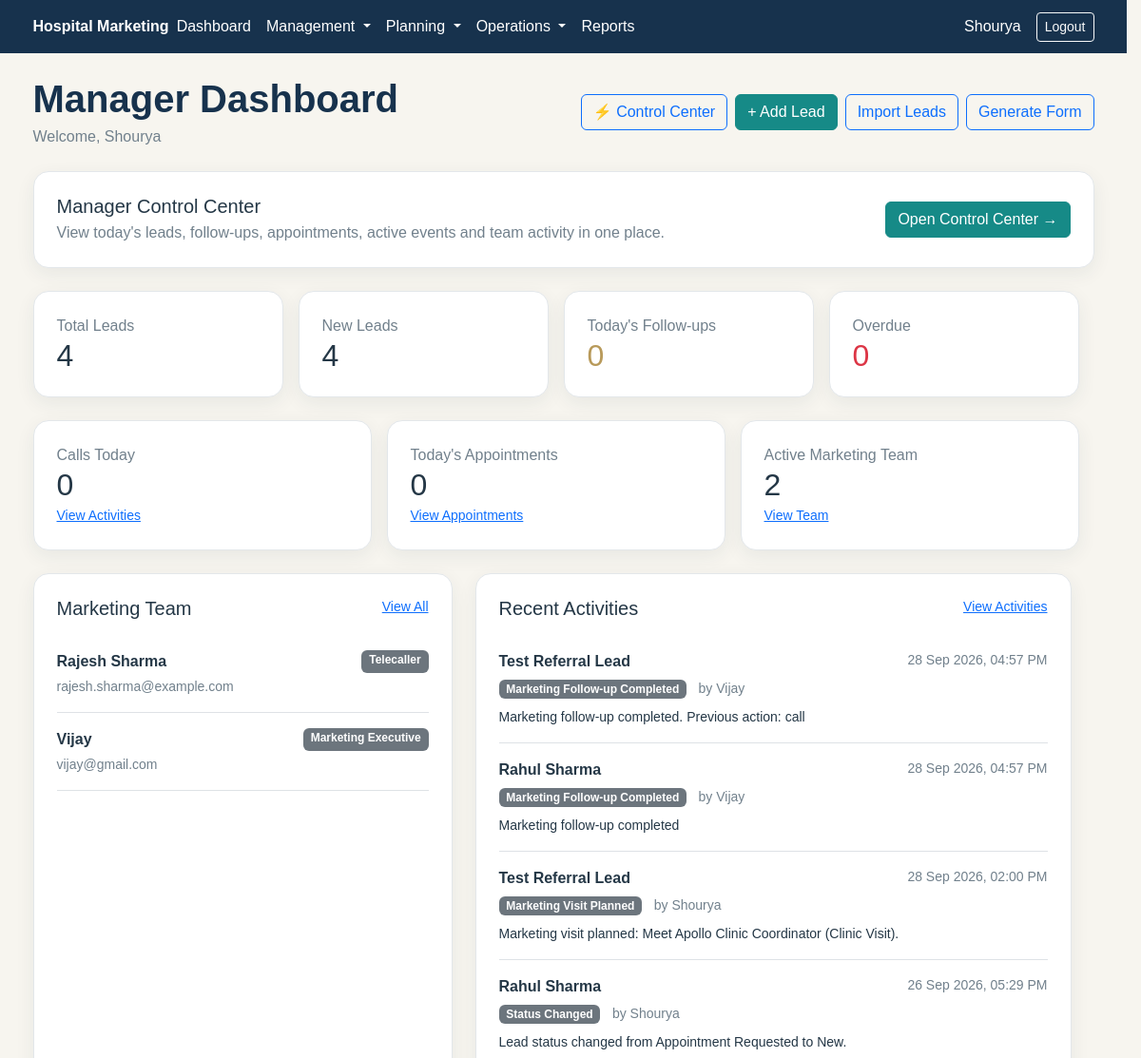
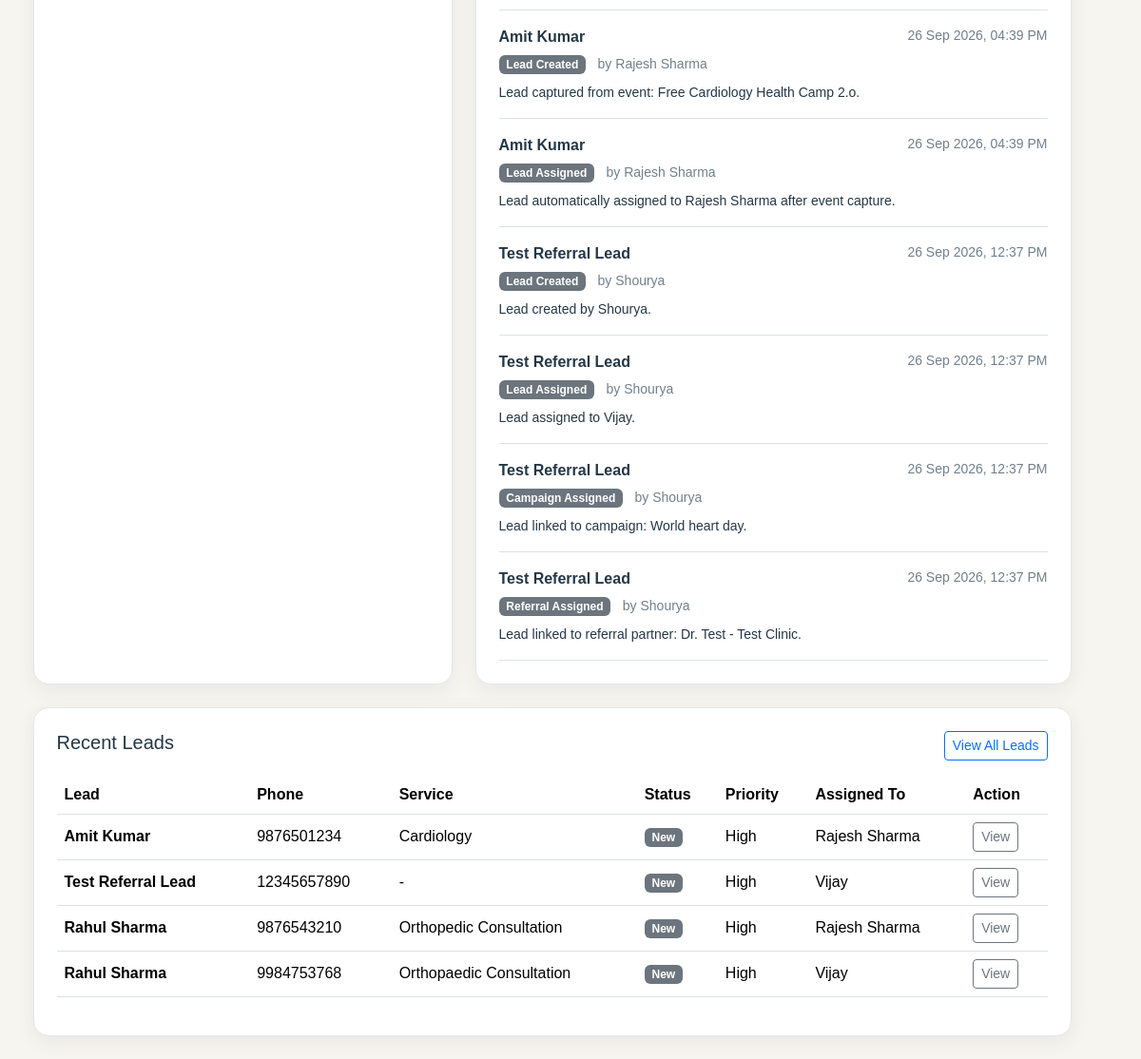
/manager/dashboard.php (signed in), run on the app's committed database (2 pictures, top to bottom).
### tables this page shows
CREATE TABLE `users` (
  `id` int(10) UNSIGNED NOT NULL,
  `name` varchar(120) NOT NULL,
  `email` varchar(190) NOT NULL,
  `password` varchar(255) NOT NULL,
  `role_id` int(10) UNSIGNED NOT NULL,
  `status` enum('active','inactive') NOT NULL DEFAULT 'active',
  `created_at` timestamp NOT NULL DEFAULT current_timestamp(),
  `updated_at` timestamp NOT NULL DEFAULT current_timestamp() ON UPDATE current_timestamp()
);

CREATE TABLE `roles` (
  `id` int(10) UNSIGNED NOT NULL,
  `name` varchar(50) NOT NULL,
  `display_name` varchar(100) NOT NULL,
  `created_at` timestamp NOT NULL DEFAULT current_timestamp()
);

CREATE TABLE `lead_activities` (
  `id` int(10) UNSIGNED NOT NULL,
  `lead_id` int(10) UNSIGNED NOT NULL,
  `user_id` int(10) UNSIGNED NOT NULL,
  `activity_type` varchar(100) NOT NULL,
  `description` text DEFAULT NULL,
  `activity_at` datetime NOT NULL DEFAULT current_timestamp(),
  `created_at` timestamp NOT NULL DEFAULT current_timestamp()
);

CREATE TABLE `leads` (
  `id` int(10) UNSIGNED NOT NULL,
  `name` varchar(150) NOT NULL,
  `phone` varchar(30) NOT NULL,
  `email` varchar(190) DEFAULT NULL,
  `service_interest` varchar(200) DEFAULT NULL,
  `source_id` int(10) UNSIGNED DEFAULT NULL,
  `campaign_id` int(10) UNSIGNED DEFAULT NULL,
  `referral_id` int(10) UNSIGNED DEFAULT NULL,
  `status` varchar(50) NOT NULL DEFAULT 'NEW',
  `priority` enum('Low','Medium','High') NOT NULL DEFAULT 'Medium',
  `assigned_to` int(10) UNSIGNED DEFAULT NULL,
  `next_action_type` varchar(100) DEFAULT NULL,
  `next_action_at` datetime DEFAULT NULL,
  `notes` text DEFAULT NULL,
  `created_by` int(10) UNSIGNED NOT NULL,
  `created_at` timestamp NOT NULL DEFAULT current_timestamp(),
  `updated_at` timestamp NOT NULL DEFAULT current_timestamp() ON UPDATE current_timestamp()
);

### manager/dashboard.php (the view, shortened to what the rows shown need)
 <?php
require_once __DIR__ . '/../includes/role_check.php';
$stmt = $pdo->query("
    SELECT COUNT(*)
    FROM leads
");
$total_leads = (int) $stmt->fetchColumn();
$stmt = $pdo->query("
    SELECT COUNT(*)
    FROM leads
    WHERE status = 'New'
");
$new_leads = (int) $stmt->fetchColumn();
$stmt = $pdo->query("
    SELECT COUNT(*)
    FROM leads
    WHERE next_action_at IS NOT NULL
      AND DATE(next_action_at) = CURDATE()
");
$today_followups = (int) $stmt->fetchColumn();
$stmt = $pdo->query("
    SELECT COUNT(*)
    FROM leads
    WHERE next_action_at IS NOT NULL
      AND next_action_at < NOW()
");
$overdue_followups = (int) $stmt->fetchColumn();
$stmt = $pdo->query("
    SELECT COUNT(*)
    FROM lead_calls
    WHERE DATE(call_at) = CURDATE()
");
$today_calls = (int) $stmt->fetchColumn();
$stmt = $pdo->query("
    SELECT COUNT(*)
    FROM appointments
    WHERE DATE(appointment_date) = CURDATE()
      AND status NOT IN ('Cancelled', 'No Show')
");
$today_appointments = (int) $stmt->fetchColumn();
$stmt = $pdo->query("
    SELECT COUNT(*)
    FROM users u
    INNER JOIN roles r
        ON u.role_id = r.id
    WHERE u.status = 'active'
      AND r.name IN ('telecaller', 'marketing')
");
$active_team = (int) $stmt->fetchColumn();
$stmt = $pdo->query("
    SELECT
        u.id,
        u.name,
        u.email,
        r.display_name AS role_name
    FROM users u
    INNER JOIN roles r
        ON u.role_id = r.id
    WHERE u.status = 'active'
      AND r.name IN ('telecaller', 'marketing')
    ORDER BY u.name ASC
");
$team_members = $stmt->fetchAll();
$stmt = $pdo->query("
    SELECT
        la.activity_type,
        la.description,
        la.activity_at,
        l.name AS lead_name,
        u.name AS user_name
    FROM lead_activities la
    INNER JOIN leads l
        ON la.lead_id = l.id
    INNER JOIN users u
        ON la.user_id = u.id
    ORDER BY la.activity_at DESC
    LIMIT 10
");
$recent_activities = $stmt->fetchAll();
$stmt = $pdo->query("
    SELECT
        l.id,
        l.name,
        l.phone,
        l.service_interest,
        l.status,
        l.priority,
        l.created_at,
        u.name AS assigned_name
    FROM leads l
    LEFT JOIN users u
        ON l.assigned_to = u.id
    ORDER BY l.created_at DESC
    LIMIT 10
");
$recent_leads = $stmt->fetchAll();
require_once __DIR__ . '/../includes/header.php';
?>
<div class="container py-4">
    <div class="d-flex flex-wrap justify-content-between align-items-center mb-4">
        <div>
            <h1 class="hm-page-title mb-1">
                Manager Dashboard
            </h1>
        </div>
    </div>
    <div class="row g-3 mb-4">
        <div class="col-md-3">
            <div class="hm-card p-4 h-100">
                <h2 class="mb-0">
                    <?php echo $total_leads; ?>
                </h2>
            </div>
        </div>
        <div class="col-md-3">
            <div class="hm-card p-4 h-100">
                <h2 class="mb-0">
                    <?php echo $new_leads; ?>
                </h2>
            </div>
        </div>
        <div class="col-md-3">
            <div class="hm-card p-4 h-100">
                <h2 class="mb-0 hm-gold">
                    <?php echo $today_followups; ?>
                </h2>
            </div>
        </div>
        <div class="col-md-3">
            <div class="hm-card p-4 h-100">
                <h2 class="mb-0 text-danger">
                    <?php echo $overdue_followups; ?>
                </h2>
            </div>
        </div>
    </div>
    <div class="row g-3 mb-4">
        <div class="col-md-4">
            <div class="hm-card p-4 h-100">
                <h2 class="mb-0">
                    <?php echo $today_calls; ?>
                </h2>
            </div>
        </div>
        <div class="col-md-4">
            <div class="hm-card p-4 h-100">
                <h2 class="mb-0">
                    <?php echo $today_appointments; ?>
                </h2>
            </div>
        </div>
        <div class="col-md-4">
            <div class="hm-card p-4 h-100">
                <h2 class="mb-0">
                    <?php echo $active_team; ?>
                </h2>
            </div>
        </div>
    </div>
    <div class="row g-4">
        <div class="col-lg-5">
            <div class="hm-card p-4 h-100">
                <?php if (empty($team_members)): ?>
                    <div class="alert alert-light">
                        No active marketing team members.
                    </div>
                <?php else: ?>
                    <?php foreach ($team_members as $member): ?>
                        <div class="border-bottom py-3">
                            <div class="d-flex justify-content-between">
                                <strong>
                                    <?php
                                    echo htmlspecialchars(
                                        $member['name']
                                    );
                                    ?>
                                </strong>
                                <span class="badge bg-secondary">
                                    <?php
                                    echo htmlspecialchars(
                                        $member['role_name']
                                    );
                                    ?>
                                </span>
                            </div>
                            <div class="small hm-muted mt-1">
                                <?php
                                echo htmlspecialchars(
                                    $member['email']
                                );
                                ?>
                            </div>
                        </div>
                    <?php endforeach; ?>
                <?php endif; ?>
            </div>
        </div>
        <div class="col-lg-7">
            <div class="hm-card p-4 h-100">
                <?php if (empty($recent_activities)): ?>
                    <div class="alert alert-light">
                        No activities recorded yet.
                    </div>
                <?php else: ?>
                    <?php foreach ($recent_activities as $activity): ?>
                        <div class="border-bottom py-3">
                            <div class="d-flex justify-content-between">
                                <strong>
                                    <?php
                                    echo htmlspecialchars(
                                        $activity['lead_name']
                                    );
                                    ?>
                                </strong>
                                <span class="small hm-muted">
                                    <?php
                                    echo date(
                                        'd M Y, h:i A',
                                        strtotime(
                                            $activity['activity_at']
                                        )
                                    );
                                    ?>
                                </span>
                            </div>
                            <div class="mt-1">
                                <span class="badge bg-secondary">
                                    <?php
                                    echo htmlspecialchars(
                                        $activity['activity_type']
                                    );
                                    ?>
                                </span>
                                <span class="small hm-muted ms-2">
                                    by
                                    <?php
                                    echo htmlspecialchars(
                                        $activity['user_name']
                                    );
                                    ?>
                                </span>
                            </div>
                            <div class="small mt-2">
                                <?php
                                echo htmlspecialchars(
                                    $activity['description']
                                );
                                ?>
                            </div>
                        </div>
                    <?php endforeach; ?>
                <?php endif; ?>
            </div>
        </div>
        <div class="col-12">
            <div class="hm-card p-4">
                <?php if (empty($recent_leads)): ?>
                    <div class="alert alert-light">
                        No leads found.
                    </div>
                <?php else: ?>
                    <div class="table-responsive">
                        <table class="table align-middle">
                            <thead>
                                <tr>
                                    <th>
                                        Lead
                                    </th>
                                    <th>
                                        Phone
                                    </th>
                                    <th>
                                        Service
                                    </th>
                                    <th>
                                        Status
                                    </th>
                                    <th>
                                        Priority
                                    </th>
                                    <th>
                                        Assigned To
                                    </th>
                                    <th>
                                        Action
                                    </th>
                                </tr>
                            </thead>
                            <tbody>
                                <?php foreach ($recent_leads as $lead): ?>
                                    <tr>
                                        <td>
                                            <strong>
                                                <?php
                                                echo htmlspecialchars(
                                                    $lead['name']
                                                );
                                                ?>
                                            </strong>
                                        </td>
                                        <td>
                                            <?php
                                            echo htmlspecialchars(
                                                $lead['phone']
                                            );
                                            ?>
                                        </td>
                                        <td>
                                            <?php
                                            echo htmlspecialchars(
                                                $lead['service_interest']
                                                ?: '-'
                                            );
                                            ?>
                                        </td>
                                        <td>
                                            <span class="badge bg-secondary">
                                                <?php
                                                echo htmlspecialchars(
                                                    $lead['status']
                                                );
                                                ?>
                                            </span>
                                        </td>
                                        <td>
                                            <?php
                                            echo htmlspecialchars(
                                                $lead['priority']
                                            );
                                            ?>
                                        </td>
                                        <td>
                                            <?php
                                            echo htmlspecialchars(
                                                $lead['assigned_name']
                                                ?: 'Unassigned'
                                            );
                                            ?>
                                        </td>
                                        <td>
                                            <a
                                                href="<?php echo BASE_URL; ?>/leads/view.php?id=<?php echo (int) $lead['id']; ?>"
                                                class="btn btn-sm btn-outline-secondary"
                                            >
                                                View
                                            </a>
                                        </td>
                                    </tr>
                                <?php endforeach; ?>
                            </tbody>
                        </table>
                    </div>
                <?php endif; ?>
            </div>
        </div>
    </div>
</div>
<?php
require_once __DIR__ . '/../includes/footer.php';
?>

### data on the page
users: name "Rajesh Sharma", role.display_name "Telecaller", email "rajesh.sharma@example.com"
users: name "Vijay", role.display_name "Marketing Executive", email "vijay@gmail.com"
lead_activities: lead.name "Test Referral Lead", activity_at "28 Sep 2026, 04:57 PM", activity_type "Marketing Follow-up Completed", user.name "Vijay", description "Marketing follow-up completed. Previous action: call"
lead_activities: lead.name "Rahul Sharma", activity_at "28 Sep 2026, 04:57 PM", activity_type "Marketing Follow-up Completed", user.name "Vijay", description "Marketing follow-up completed"
lead_activities: lead.name "Test Referral Lead", activity_at "28 Sep 2026, 02:00 PM", activity_type "Marketing Visit Planned", user.name "Shourya", description "Marketing visit planned: Meet Apollo Clinic Coordinator (Clinic Visit)."
lead_activities: lead.name "Rahul Sharma", activity_at "26 Sep 2026, 05:29 PM", activity_type "Status Changed", user.name "Shourya", description "Lead status changed from Appointment Requested to New."
lead_activities: lead.name "Amit Kumar", activity_at "26 Sep 2026, 04:39 PM", activity_type "Lead Created", user.name "Rajesh Sharma", description "Lead captured from event: Free Cardiology Health Camp 2.o."
lead_activities: lead.name "Amit Kumar", activity_at "26 Sep 2026, 04:39 PM", activity_type "Lead Assigned", user.name "Rajesh Sharma", description "Lead automatically assigned to Rajesh Sharma after event capture."
lead_activities: lead.name "Test Referral Lead", activity_at "26 Sep 2026, 12:37 PM", activity_type "Lead Created", user.name "Shourya", description "Lead created by Shourya."
lead_activities: lead.name "Test Referral Lead", activity_at "26 Sep 2026, 12:37 PM", activity_type "Lead Assigned", user.name "Shourya", description "Lead assigned to Vijay."
lead_activities: lead.name "Test Referral Lead", activity_at "26 Sep 2026, 12:37 PM", activity_type "Campaign Assigned", user.name "Shourya", description "Lead linked to campaign: World heart day."
lead_activities: lead.name "Test Referral Lead", activity_at "26 Sep 2026, 12:37 PM", activity_type "Referral Assigned", user.name "Shourya", description "Lead linked to referral partner: Dr. Test - Test Clinic."
leads: name "Amit Kumar", phone "9876501234", service_interest "Cardiology", status "New", priority "High", assigned_to.name "Rajesh Sharma"
leads: name "Test Referral Lead", phone "12345657890", service_interest "-", status "New", priority "High", assigned_to.name "Vijay"
leads: name "Rahul Sharma", phone "9876543210", service_interest "Orthopedic Consultation", status "New", priority "High", assigned_to.name "Rajesh Sharma"
leads: name "Rahul Sharma", phone "9984753768", service_interest "Orthopaedic Consultation", status "New", priority "High", assigned_to.name "Vijay"

### other printed values
$user['name'] "Shourya"
$total_leads "4"
$new_leads "4"
$today_followups "0"
$overdue_followups "0"
$today_calls "0"
$today_appointments "0"
$active_team "2"
